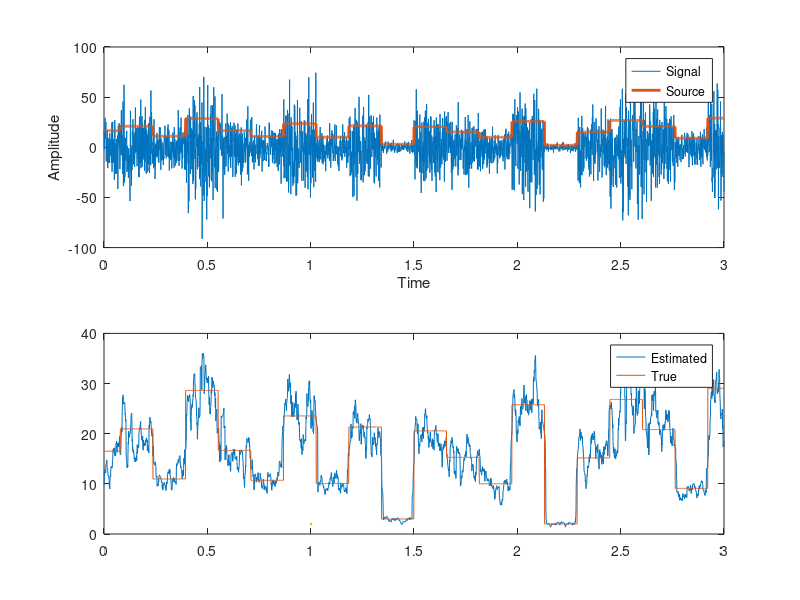
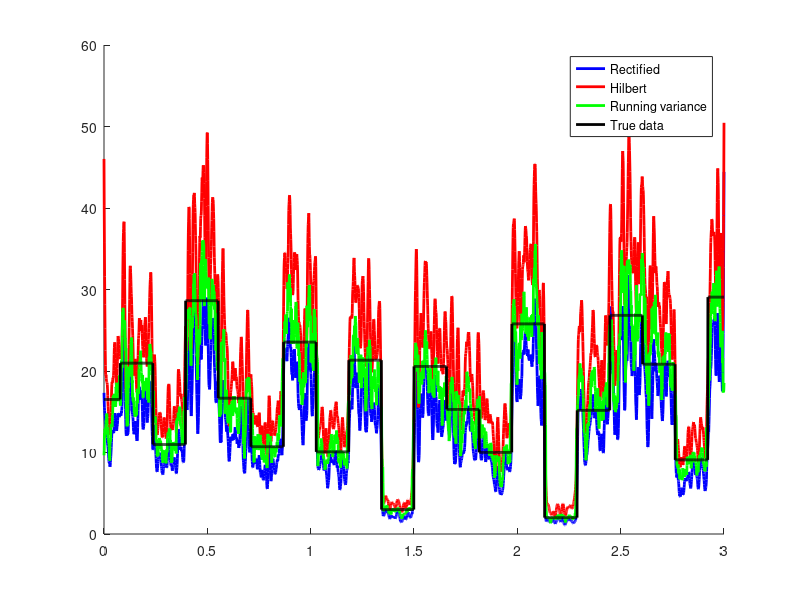
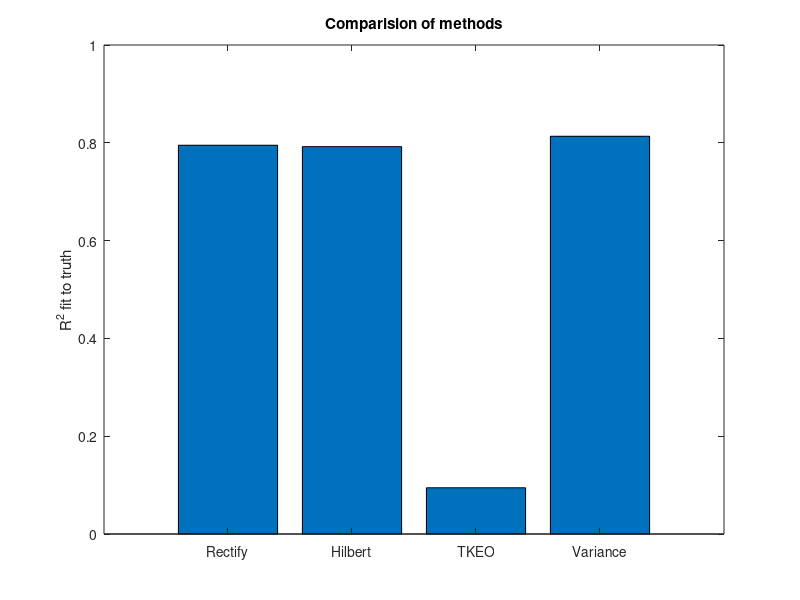

The MATLAB source for these figures, in order:
clear,clf
%% create signal

srate = 1000;
time = 0:1/srate:3;
n = length(time);
p = 20; %poles for random interpolation

%amplitude modulator and noise level
ampmod = interp1(rand(p,1)*30,linspace(1,p,n),'nearest')';
signal = ampmod .* randn(size(ampmod));


figure(1),clf
subplot(211)
plot(time,signal,time,ampmod,'LineWidth',2)
xlabel('Time'),ylabel('Amplitude')
legend({'Signal';'Source'})

%% options for identifying original signal

subplot(212)

% method 1: Rectify and lowpass filter
rectsig = abs(signal);
k = 9;
rectsig = filtfilt(ones(1,k)/k,1,rectsig);
plot(time,rectsig,time,ampmod,'LineWidth',2)
legend({'Estimated';'True'})

% Method 2: TKEO
tkeosig = signal;
tkeosig(2:end-1) = signal(2:end-1).^2 - signal(1:end-2).*signal(3:end);
plot(time,tkeosig,time,ampmod,LineWidth=2)
legend({'Estimated';'True'})

% Method 3: Magnitude of Hilbert Transform
maghlib = abs(hilbert(signal));

%running mean filter
k = 9;
maghlib = filtfilt(ones(1,k)/k,1,maghlib);
plot(time,maghlib,time,ampmod,LineWidth=2)
legend({'Estimated';'True'})

% Method 4: Running Variance
k = 9;
runningVar = zeros(n,1);
for i= 1:n
    startp = max(1,i-k);
    endp = min(i+k,n);
    runningVar(i) = std(signal(startp:endp)); 
end
plot(time,runningVar,time,ampmod,LineWidth=2)
legend({'Estimated';'True'})

%plot all options
figure(2),clf,hold on
plot(time,rectsig,'b','LineWidth',2)
plot(time,maghlib,'r','LineWidth',2)
plot(time,runningVar,'g','LineWidth',2)
%plot(time,tkeosig,'k','LineWidth',2)
plot(time,ampmod,'k','LineWidth',2)
legend({'Rectified';'Hilbert';'Running variance';'True data'})

%% Compare different algorithm with ground truth

%rectify
r2rect = corrcoef(ampmod,rectsig);
r2rect = r2rect(2)^2;

% TKEO
r2tkeo = corrcoef(ampmod,tkeosig);
r2tkeo = r2tkeo(2)^2;

% Hilbert
r2hilb = corrcoef(ampmod,maghlib);
r2hilb = r2hilb(2)^2;

%Variance
r2varr = corrcoef(ampmod,runningVar);
r2varr = r2varr(2)^2;

% plot
figure(3),clf
bar([r2rect r2hilb r2tkeo r2varr])
ylabel('R^2 fit to truth')
title('Comparision of methods')
set(gca,'xtick',1:4,'xticklabel',{'Rectify';'Hilbert';'TKEO';'Variance'})
